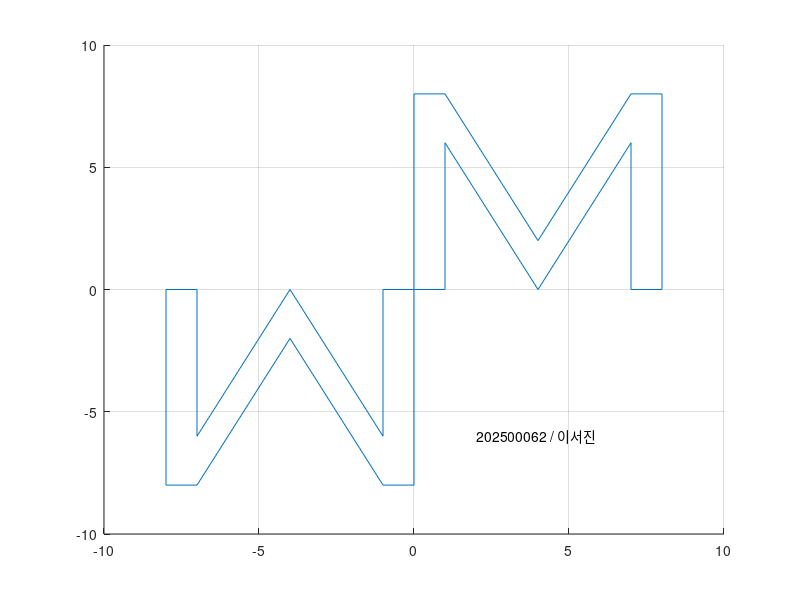

The MATLAB source for this figure:
x=[0 1 1 4 7 7 8 8 7 4 1 0 0;
   0 0 6 0 6 0 0 8 8 2 8 8 0;
   1 1 1 1 1 1 1 1 1 1 1 1 1];

% 원점 대칭 M 그리기.
% x1, x2 모두 부호를 반대로 변환.
A=[-1 0 0; 0 -1 0; 0 0 1];
y=A*x;
line(x(1,:), x(2,:)); % 원본
line(y(1,:), y(2,:));
axis([-10 10 -10 10]);
grid on;
text(2, -6, '202500062 / 이서진')
